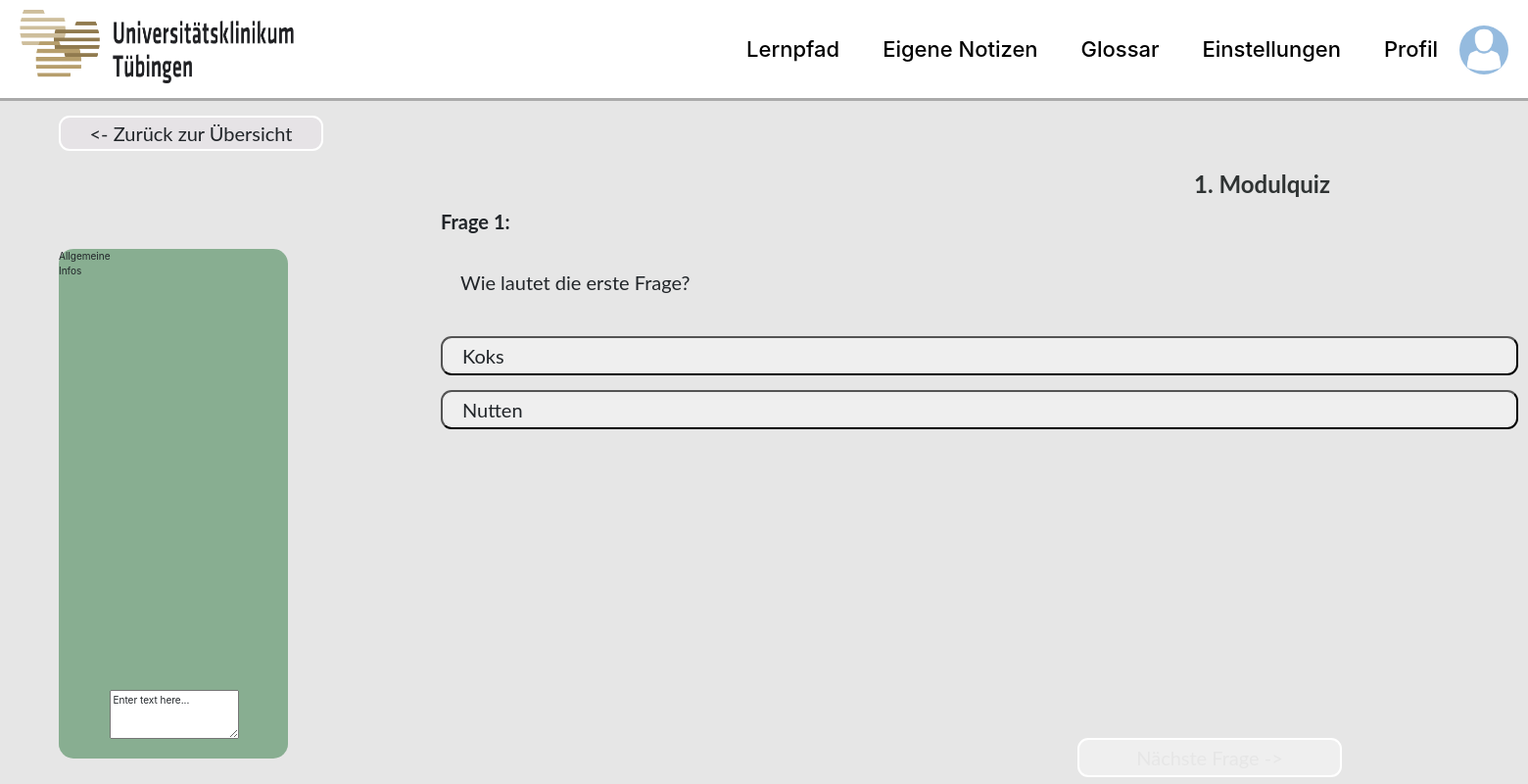
/module/quiz/1/1/, run on the app's committed database.
### module/models.py (models this page shows, shortened)
class Modul(models.Model):
    name = models.CharField(max_length=30)
    nummer = models.IntegerField(default=0)
    class Meta:
            verbose_name_plural = "Module"

class Frage(models.Model):
    frage_id = models.IntegerField(default=0)
    frage_titel = models.CharField(max_length=200, default='')
    frage_satz = models.TextField(max_length=200)
    modul = models.ForeignKey(Modul, on_delete=models.CASCADE)
    erklaerung = models.TextField(max_length=1000, blank=True, default='')
    class Meta:
            verbose_name_plural = "fragen"

class Antwort(models.Model):
    antwort_id = models.IntegerField(default=0)
    frage = models.ForeignKey(Frage, on_delete=models.CASCADE) #Greift auf vorhandene Fragen zu
    antwort_text = models.TextField(max_length=200)
    richtige_loesung = models.BooleanField(default=False)
    class Meta:
            verbose_name_plural = "antworten"

### module/views.py (the view)
# urls.py: path('quiz/<int:modul_id>/<int:frage_id>/', views.quiz, name='quiz'),
def quiz(request, modul_id, frage_id):
    modul = models.Modul.objects.get(nummer=modul_id)
    frage = models.Frage.objects.get(frage_id=frage_id, modul = modul)
    antworten =  models.Antwort.objects.filter(frage=frage)
    antwortliste = []
    for antwort in antworten:
        antwortliste.append(antwort)
    return render(request, 'module/quiz.html', {'modul': modul, 'frage' : frage, 'antwortliste': antwortliste})

### module/templates/module/quiz.html (shortened to what this page needs)
{% extends "module/header.html" %}
{% load static %}
{% block content %}
<body class="body">
<div>
<br>
    <button class="button" onclick="history.go(-1)"> <- Zurück zur Übersicht</button>
</div>
<div class="uebersichtsleiste-quiz">
    <p>Allgemeine Infos</p>
    <br>
    <br>
    <textarea class="kommentarfeld-quiz" rows="4" cols="50" name="comment" form="usrform">Enter text here...</textarea>
</div>
<br>
<div class="quizinhalte">
    <h1>{{ modul.nummer}}. Modulquiz</h1>
    <br>
    <br>
    <br>
    <h2>Frage {{ frage.frage_id}}:</h2>
    <br>
    <br>
    <p class="frage">{{frage.frage_satz}}</p>
    <br>
    <br>
	{% for antwort in antwortliste %}
	<button class="antwortbtn" richtig="{{antwort.richtige_loesung}}">{{ antwort.antwort_text }}</button>
    <br>
    <br>
	{% endfor %}
    <button class="btn-frage" onclick="">Nächste Frage -></button>
</div>
</body>
{% endblock content %}

### module/static/lernpfad/progress.css (style rules this page uses)
h2 { font-weight: bold; }

### module/static/lernpfad/modulseite/modulseite.css (style rules this page uses)
.body { background-color: #E6E6E6; }
h1 { font-family: 'Lato'; font-style: normal; font-weight: 700; font-size: 24px; line-height: 161.5%; color: #948357; }
.button { text-align: center; width: 270px; font-size: 20px; font-weight: 400; font-family: 'Lato', sans-serif; background-color: #E6E3E6; border-radius: 11px; border:0.1em solid white; margin-left: 3em; display: inline-block; }

### module/static/lernpfad/einfuehrung.css (style rules this page uses)
.body { background: #EAEAE6; }

### module/static/lernpfad/quiz/quiz.css (style rules this page uses)
.body { background-color: #E6E6E6; }
.uebersichtsleiste-quiz { display: flex; position: absolute; float: left; background-color: #61976EB2; width: 15%; height: 65%; margin-left: 6em; margin-top: 10em; border-radius: 15px; }
.kommentarfeld-quiz { margin-right: 5em; margin-top: 45em; margin-bottom: 2em; width: 230px; }
h1 { font-family: 'Lato'; font-style: normal; font-weight: 700; font-size: 24px; line-height: 161.5%; color: #2F3333; float: right; align-content: right; margin-right: 3em; }
.quizinhalte { margin-left: 45em; margin-right: 13em; font-family: 'Lato', sans-serif; }
.frage { margin-left: 1em; margin-right: 3em; font-size: 20px }
.antwortbtn { text-align: left; padding-left: 1em; font-size: 20px; font-weight: 400; height: 40px; width: 55em; border-radius: 11px; }
.btn-frage { float: right; margin-right: 3em; margin-top: 15em; text-align: center; font-size: 20px; font-weight: 400; height: 40px; width: 270px; border-radius: 11px; color: #E6E6E6; border:0.1em solid white; }

### data on the page
Modul: nummer "1"
Frage: frage_id "1", frage_satz "Wie lautet die erste Frage?"
Antwort: antwort_text "Koks"
Antwort: antwort_text "Nutten"
